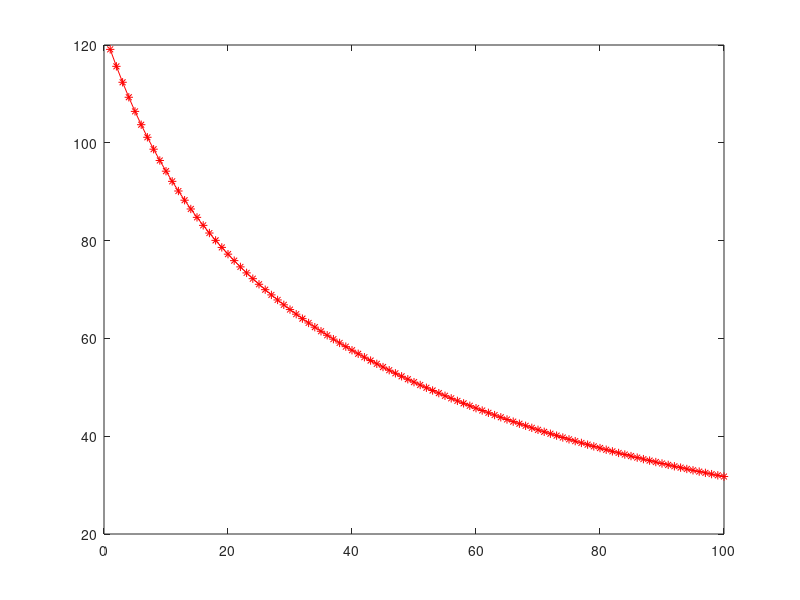
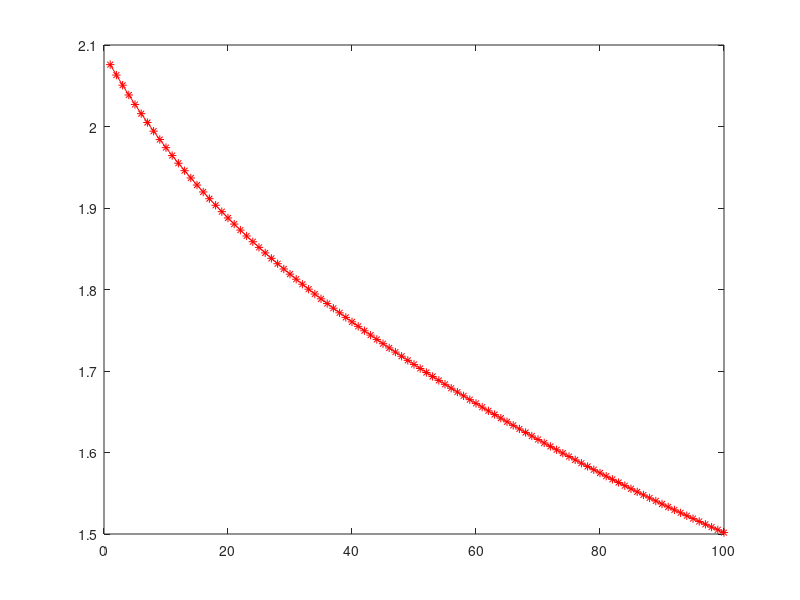

These figures' MATLAB source, in order:
clear all
 clc
format long 
%N=100
 
   M=8; N=10

A=rand(N,N)
%A=A'*A;
% for k=1:N
%     A(k,k)=0
% end
A=(sqrt((N)/trace(A'*A)))*A; 

I=eye(N);


B=rand(N,M); 
B=I(:,1:M)
% 
% B=[1 0 0 0 0 0; 0 0 0 0 0 1]';
%B=[0 1]';

 %B=[1 0; 0 0; 0 1; 0 0];
I1=eye(M);
tf=1


% WB0=zeros(N,N);
% ot=0.025;
% for k=1:tf/ot
%     WB0=WB0+expm(A*(ot*k))*B*B'*expm(A'*(ot*k))*ot;
% end
%  C0=pinv(WB0); 
 
pf=expm(A*tf);

%xf=pf*x0;


% syms s 
% AA=s*I-A;
% invAA=inv(A);
% p=ilaplace(invAA,t);
% p=simplify(p);




v=0.01;


iterations=100
Cost1=zeros(iterations,1);
Cost2=zeros(iterations,1);
Cost3=zeros(iterations,1);
Cost4=zeros(iterations,1);  



 
for ii=1:iterations
   
  
    pf=expm(A*tf);
    
 WB0=zeros(N,N);
ot=0.02;
for k=1:tf/ot
    WB0=WB0+expm(A*(ot*k))*B*B'*expm(A'*(ot*k))*ot;
end
 C=pinv(WB0); 

Cost1(ii)=trace(C*pf*pf');

AA(:,:,ii)=A;

   
V=eig(A);


 II=eye(N);

for  iii=1:N-1
    
    if V(iii)==conj(V(iii+1)) & V(iii)~=V(iii+1)
        
        II(iii,iii)=0.5;
        
        II(iii,iii+1)=0.5;
           II(iii+1,iii)=0.5*i;
        
        II(iii+1,iii+1)=-0.5*i;
        
  
        
    end 
end

BB=fliplr(vander(V));




% if rank(diag(V)) < N;
% 
%  break
% else  
BBB=II*BB;

    
CC2=exp(V*tf);

CCC2=II*CC2;
alpha_tf=pinv(BBB)*CCC2;
alpha_tf=BBB\CCC2;

%alpha_tf =TVreg(BBB,CCC2,100)


Cpf=C*pf;

F111=zeros(N,N);

ot=0.02;
for kk=1:tf/ot
    
CC1=exp(V*ot*kk);
CCC1=II*CC1;
alpha_t=pinv(BBB)*CCC1;
alpha_t00=BBB\CCC1;




CB=Cpf*pf'*C*expm(A*ot*kk)*B*B';


F11=zeros(N,N);
for iiii =1:N-1
    
F1=zeros(N,N);
    for k=1:iiii
        
        F1=A'^(k-1)*CB*A'^(iiii-k)+F1;

    end

 F11=-2*alpha_t (iiii+1)*F1+F11;
end

F111=F11*ot+F111;
  
end 

    
    
  F22=zeros(N,N);  
for iiii=1:N-1
  F2=zeros(N,N);
    for k=1:iiii
        
        F2=A'^(k-1)*Cpf*A'^(iiii-k)+F2;
    end

F22=2*alpha_tf(iiii+1)*F2+F22;
end
   
 F=F111+F22;   
      
% F=F/norm(F);
% 
% F3=(trace(A'*A)-N)*4*A; % gradient of norm function
% 
% F3=F3/norm(F3);
% 
% F0=reshape((eye(N*N)-F3(:)*pinv(F3(:)))*F(:),N,N); 


 % F=F'+F-diag(diag(F));
%  for kkk=1:N
%     F(kkk,kkk)=0;
% end

A=A-v*F/norm(F);
A=(sqrt((N)/trace(A'*A)))*A; 


ii  
end

% for i=1:length(A)
%     for j=1:length(A)
%        if abs(A(i,j))<1.5*sum(sum(A))/(N*N)
%        A(i,j)=0;
%        end
%     
%     end
% end

figure(1)
  plot((Cost1),'r-*')
  
  figure(2)
  plot(log10(Cost1),'r-*')
  
  
  AL=zeros(N,N);
for kkkk=1:N
    
   AL= alpha_tf(kkkk)*A^(kkkk-1)+AL;
end

AAAA=expm(A);
AAAA-AL

%   id = arrayfun(@(i)[i find(V == conj(V(i)))],[1:numel(V)]','UniformOutput',0);
%  id = cell2mat(id)